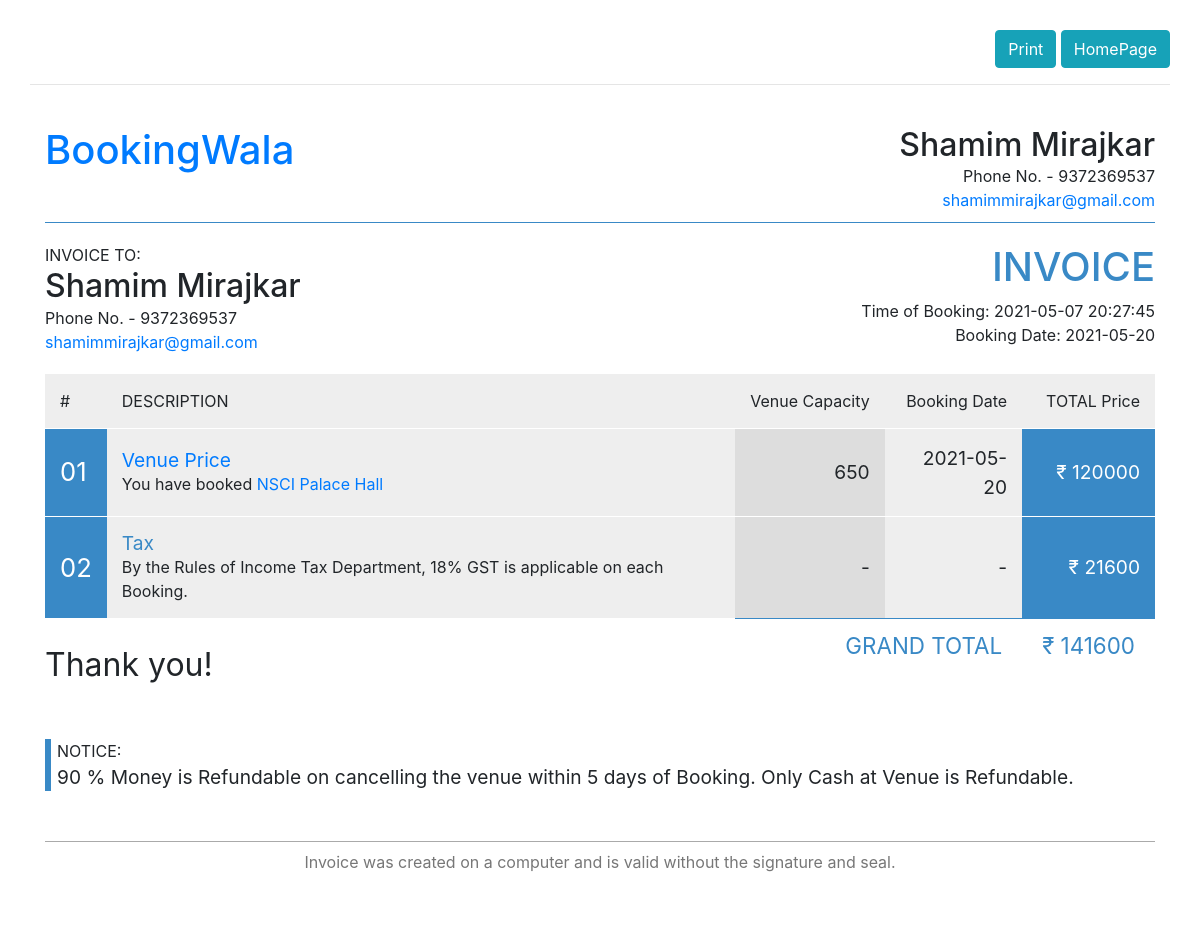
Screenshot of /invoicevb.php?timestamp=2021-05-07 20:27:45 (signed in) with the database file from the repository.
### tables this page shows
CREATE TABLE `venueowners` (
  `id` int(11) NOT NULL,
  `firstname` varchar(50) NOT NULL,
  `lastname` varchar(50) NOT NULL,
  `username` varchar(50) NOT NULL,
  `email` varchar(50) NOT NULL,
  `phone` varchar(10) NOT NULL,
  `password` varchar(255) NOT NULL,
  `timestamp` timestamp NOT NULL DEFAULT current_timestamp()
);

CREATE TABLE `users` (
  `id` int(11) NOT NULL,
  `firstname` varchar(50) NOT NULL,
  `lastname` varchar(50) NOT NULL,
  `cusername` varchar(50) NOT NULL,
  `email` varchar(50) NOT NULL,
  `phone` varchar(10) NOT NULL,
  `password` varchar(255) NOT NULL,
  `timestamp` timestamp NOT NULL DEFAULT current_timestamp()
);

CREATE TABLE `bookings` (
  `id` int(11) NOT NULL,
  `cusername` varchar(50) NOT NULL,
  `username` varchar(50) NOT NULL,
  `venuetype` varchar(50) NOT NULL,
  `venuename` varchar(50) NOT NULL,
  `venueaddress` text NOT NULL,
  `venuepincode` int(6) NOT NULL,
  `venuecapacity` int(10) NOT NULL,
  `venueprice` int(10) NOT NULL,
  `taxvb` int(10) NOT NULL,
  `totalvb` int(10) NOT NULL,
  `bookingdate` date NOT NULL,
  `timestamp` timestamp NOT NULL DEFAULT current_timestamp()
);

### invoicevb.php (the view, shortened to what this page needs)
<?php
if (isset($_REQUEST['timestamp'])) {
    $timestamp = $_GET['timestamp'];
}
$cusername=$_SESSION['cusername'];
include 'database.php';
$sql = "SELECT * FROM `bookings` where cusername='$cusername' AND timestamp='$timestamp'";
$result = mysqli_query($conn , $sql);
$row = mysqli_fetch_assoc($result);
$username = $row['username'];
$venuename = $row['venuename'];
$venueprice = $row['venueprice'];
$taxvb = $row['taxvb'];
$totalvb = $row['totalvb'];
$bookingdate = $row['bookingdate'];
$timestamp = $row['timestamp'];
$venuecapacity = $row['venuecapacity'];
$sql1 = "SELECT * FROM `users` where cusername='$cusername'";
$result1 = mysqli_query($conn , $sql1);
$row1 = mysqli_fetch_assoc($result1);
$cfname = $row1['firstname'];
$clname = $row1['lastname'];
$cemail = $row1['email'];
$cphone = $row1['phone'];
$sql2 = "SELECT * FROM `venueowners` where username='$username'";
$result2 = mysqli_query($conn , $sql2);
$row2 = mysqli_fetch_assoc($result2);
$fname = $row2['firstname'];
$lname = $row2['lastname'];
$email = $row2['email'];
$phone = $row2['phone'];
?>
<!DOCTYPE html>
<html lang="en">
<head>
    <link href="//maxcdn.bootstrapcdn.com/bootstrap/4.1.1/css/bootstrap.min.css" rel="stylesheet" id="bootstrap-css">
<link rel="stylesheet" href="assets/css/invoice.css">
</head>
<body>
<div id="invoice">
    <div class="toolbar hidden-print">
        <div class="text-right">
            <button id="printInvoice" class="btn btn-info"><i class="fa fa-print"></i> Print</button>
            <a href="welcome.php"><button class="btn btn-info"><i class="fa fa-file-pdf-o"></i> HomePage</button></a>
        </div>
        <hr>
    </div>
    <div class="invoice overflow-auto">
        <div style="min-width: 600px">
            <header>
                <div class="row">
                    <div class="col">
                    <h1><a href="welcome.php">
                            BookingWala
                            </a></h1>
                    </div>
                    <div class="col company-details">
                    <h2 class="name"><?php echo $fname;?> <?php echo $lname; ?></h2>
                        <div class="phone">Phone No. - <?php echo $phone; ?></div>
                        <div class="email"><a href="mailto:<?php echo $email; ?>"><?php echo $email; ?></a></div>
                    </div>
                </div>
            </header>
            <main>
                <div class="row contacts">
                    <div class="col invoice-to">
                        <div class="text-gray-light">INVOICE TO:</div>
                        <h2 class="to"><?php echo $cfname;?> <?php echo $clname; ?></h2>
                        <div class="phone">Phone No. - <?php echo $cphone; ?></div>
                        <div class="email"><a href="mailto:<?php echo $cemail; ?>"><?php echo $cemail; ?></a></div>
                    </div>
                    <div class="col invoice-details">
                        <h1 class="invoice-id">INVOICE</h1>
                        <div class="date">Time of Booking: <?php echo $timestamp; ?></div>
                        <div class="date">Booking Date: <?php echo $bookingdate; ?></div>
                    </div>
                </div>
                <table border="0" cellspacing="0" cellpadding="0">
                    <thead>
                        <tr>
                            <th>#</th>
                            <th class="text-left">DESCRIPTION</th>
                            <th class="text-right">Venue Capacity</th>
                            <th class="text-right">Booking Date</th>
                            <th class="text-right">TOTAL Price</th>
                        </tr>
                    </thead>
                    <tbody>
                        <tr>
                            <td class="no">01</td>
                            <td class="text-left">
                            <h3>
                                <a  href="#">Venue Price</a>
                            </h3>
                                You have booked <a  href="#"><?php echo $venuename;?></a>
                            </td>
                            <td class="unit"><?php echo $venuecapacity; ?></td>
                            <td class="qty"><?php echo $bookingdate; ?> </td>
                            <td class="total">&#8377 <?php echo $venueprice;?></td>
                        </tr>
                        <tr>
                            <td class="no">02</td>
                            <td class="text-left"><h3>Tax</h3>By the Rules of Income Tax Department, 18% GST is applicable on each Booking.</td>
                            <td class="unit">-</td>
                            <td class="qty">-</td>
                            <td class="total">&#8377 <?php echo $taxvb;?></td>
                        </tr>
                    </tbody>
                    <tfoot>
                        <tr>
                            <td colspan="2"></td>
                            <td colspan="2">GRAND TOTAL</td>
                            <td>&#8377 <?php echo $totalvb;?></td>
                        </tr>
                    </tfoot>
                </table>
                <br><br>
                <div class="thanks">Thank you!</div>
                <div class="notices">
                    <div>NOTICE:</div>
                    <div class="notice">90 % Money is Refundable on cancelling the venue within 5 days of Booking. Only Cash at Venue is Refundable.</div>
                </div>
            </main>
            <footer>
                Invoice was created on a computer and is valid without the signature and seal.
            </footer>
        </div>
    </div>
</div>
</body>
</html>

### assets/css/invoice.css (style rules this page uses)
#invoice { padding: 30px; }
.invoice { position: relative; background-color: #FFF; min-height: 680px; padding: 15px }
.invoice header { padding: 10px 0; margin-bottom: 20px; border-bottom: 1px solid #3989c6 }
.invoice .company-details { text-align: right }
.invoice .company-details .name { margin-top: 0; margin-bottom: 0 }
.invoice .contacts { margin-bottom: 20px }
.invoice .invoice-to { text-align: left }
.invoice .invoice-to .to { margin-top: 0; margin-bottom: 0 }
.invoice .invoice-details { text-align: right }
.invoice .invoice-details .invoice-id { margin-top: 0; color: #3989c6 }
.invoice main { padding-bottom: 50px }
.invoice main .thanks { margin-top: -100px; font-size: 2em; margin-bottom: 50px }
.invoice main .notices { padding-left: 6px; border-left: 6px solid #3989c6 }
.invoice main .notices .notice { font-size: 1.2em }
.invoice table { width: 100%; border-collapse: collapse; border-spacing: 0; margin-bottom: 20px }
.invoice table td,.invoice table th { padding: 15px; background: #eee; border-bottom: 1px solid #fff }
.invoice table th { white-space: nowrap; font-weight: 400; font-size: 16px }
.invoice table td h3 { margin: 0; font-weight: 400; color: #3989c6; font-size: 1.2em }
.invoice table .qty,.invoice table .total,.invoice table .unit { text-align: right; font-size: 1.2em }
.invoice table .no { color: #fff; font-size: 1.6em; background: #3989c6 }
.invoice table .unit { background: #ddd }
.invoice table .total { background: #3989c6; color: #fff }
.invoice table tbody tr:last-child td { border: none }
.invoice table tfoot td { background: 0 0; border-bottom: none; white-space: nowrap; text-align: right; padding: 10px 20px; font-size: 1.2em; border-top: 1px solid #aaa }
.invoice table tfoot tr:first-child td { border-top: none }
.invoice table tfoot tr:last-child td { color: #3989c6; font-size: 1.4em; border-top: 1px solid #3989c6 }
.invoice table tfoot tr td:first-child { border: none }
.invoice footer { width: 100%; text-align: center; color: #777; border-top: 1px solid #aaa; padding: 8px 0 }

### rows the page displays
venueowners: firstname "Shamim", lastname "Mirajkar", phone "9372369537", email "shamimmirajkar@gmail.com"
users: firstname "Shamim", lastname "Mirajkar", phone "9372369537", email "shamimmirajkar@gmail.com"
bookings: timestamp "2021-05-07 20:27:45", bookingdate "2021-05-20", venuename "NSCI Palace Hall", venuecapacity "650", venueprice "120000", taxvb "21600", totalvb "141600"
